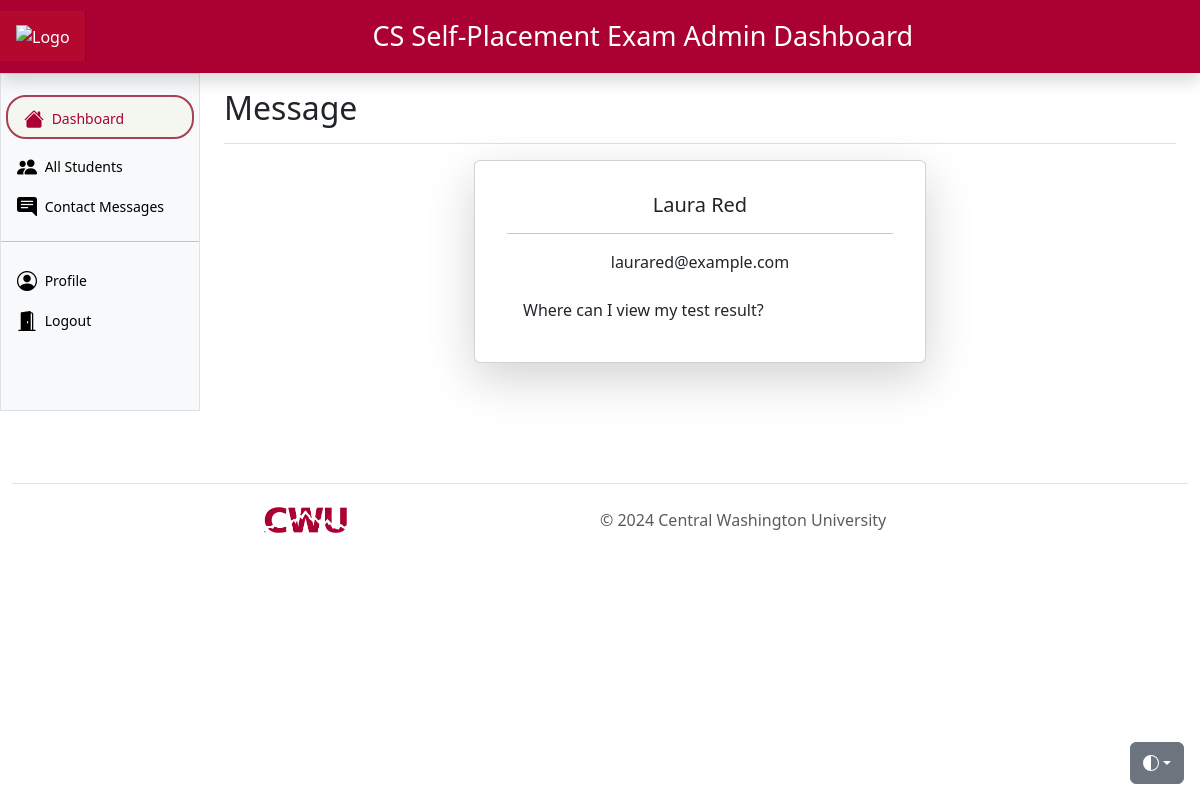
The page /QuizCore/admin/message-detail.php?id=3 (signed in) on the database its author committed.
### tables this page shows
CREATE TABLE IF NOT EXISTS contact(
    contact_id INT AUTO_INCREMENT NOT NULL,
    contact_name VARCHAR(80) NOT NULL,
    contact_email VARCHAR(40) NOT NULL,
    contact_message VARCHAR(300) NOT NULL,
    PRIMARY KEY(contact_id)
);

### QuizCore/admin/message-detail.php (the view, shortened to what this page needs)
<?php
include_once 'dbconnection.php';
if (isset($_GET['id'])) {
  $messageId = $_GET['id'];
} else {
  $messageId = 1;
}
$stmt = $conn->prepare("SELECT * FROM contact WHERE contact_id = ?");
$stmt->bind_param("i", $messageId);
$stmt->execute();
$result = $stmt->get_result();
if ($result->num_rows > 0) {
  $contactDetails = $result->fetch_assoc();
} else {
  echo "Contact not found.";
}
require_once 'header.php';
?>
<main class="col-md-9 ms-sm-auto col-lg-10 px-md-4">
  <div class="d-flex justify-content-between flex-wrap flex-md-nowrap align-items-center pt-3 pb-2 mb-3 border-bottom">
    <h1 class="h2">Message</h1>
  </div>
  <div class="container">
    <div class="row justify-content-center">
      <div class="col-md-6">
        <div class="card shadow-lg p-3 mb-5 rounded">
          <div class="card-body">
            <h5 class="card-title text-center"><?= htmlspecialchars($contactDetails["contact_name"]) ?></h5>
            <hr>
            <p class="card-text text-center"><?= htmlspecialchars($contactDetails["contact_email"]) ?></p>
            <ul class="list-group list-group-flush">
              <li class="list-group-item"><?= htmlspecialchars($contactDetails["contact_message"]) ?></li>
            </ul>
          </div>
        </div>
      </div>
    </div>
  </div>
</main>
<?php
require_once './footer.php';
?>

### QuizCore/admin/header.php (style rules this page uses)
html, body { height: 100%; }
:root { --nav-link-color: #F3F7F0; --nav-link-color-light: black; --nav-link-color-dark: white; --nav-link-color-hover: #ab0032; --bs-link-color: #A93F55; --bs-link-hover-color: #8C5E58; }

### rows shown on the page
contact: contact_name "Laura Red", contact_email "laurared@example.com", contact_message "Where can I view my test result?"
